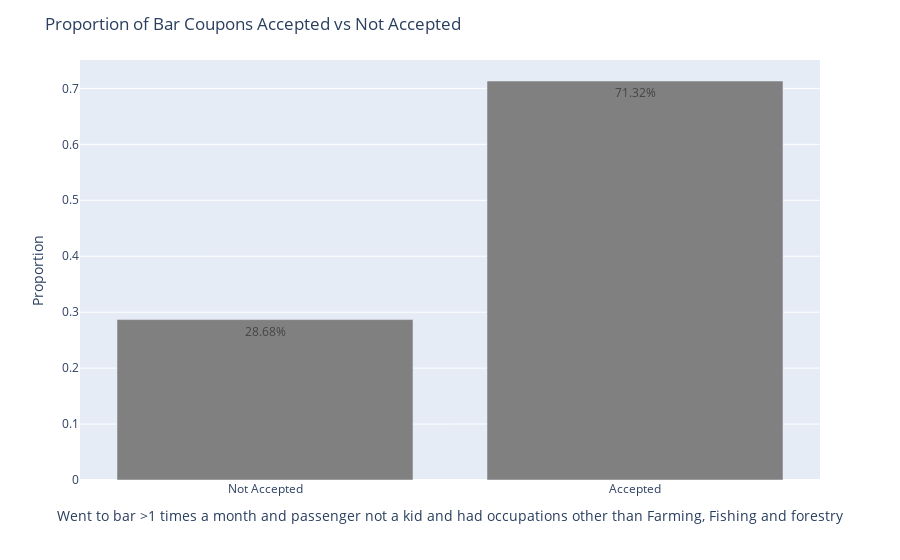

Source (notebook cell):
### Markdown cell above
5. Use the same process to compare the acceptance rate between drivers who go to bars more than once a month and had passengers that were not a kid and had occupations other than farming, fishing, or forestry.

### Code cell
# look at acceptance for drivers wo go to bars > 1 time a month with passengers not a kid and with occupation other than farming, fishery and forestry
BarCoupon_acceptance_gt_1_3FNK = bar_coupons_df[(bar_coupons_df['Bar'] > 1.0) & (bar_coupons_df['passanger'] != 'Kid(s)') & (~bar_coupons_df['occupation'].isin(['Farming Fishing & Forestry']))]['Y'].mean()
print(f"Acceptance rate for drivers who go to bars more than once a month and had passengers that were not a kid and had occupations other than farming, fishing, or forestry : {BarCoupon_acceptance_gt_1_3FNK:.2f}")

# for plotting -> get the count
BarCoupon_acceptance_count_gt_1_3FNK5 = bar_coupons_df[(bar_coupons_df['Bar'] > 1.0) & (bar_coupons_df['passanger'] != 'Kid(s)') & (~bar_coupons_df['occupation'].isin(['Farming Fishing & Forestry']))]['Y'].value_counts(normalize=True)

# Create a bar plot > 3 times 
fig = px.bar(x=BarCoupon_acceptance_count_gt_1_3FNK5.index, y=BarCoupon_acceptance_count_gt_1_3FNK5.values, text=BarCoupon_acceptance_count_gt_1_3FNK5.values, color_discrete_sequence=['grey'])
fig.update_traces(texttemplate='%{text:.2%}', textposition='inside')
fig.update_layout(
    xaxis=dict(
        title='Went to bar >1 times a month and passenger not a kid and had occupations other than Farming, Fishing and forestry ',
        tickmode='array',
        tickvals=[0, 1],
        ticktext=['Not Accepted', 'Accepted']
    ),
    yaxis=dict(
        title='Proportion'
    ),
    title='Proportion of Bar Coupons Accepted vs Not Accepted',
)
fig.show()

### Figure 1 — Plotly figure (JSON) as saved in the notebook; plotly's stock layout.template omitted (floating-point values rounded to 4 significant figures)
{"data": [{"alignmentgroup": "True", "hovertemplate": "x=%{x}<br>y=%{y}<br>text=%{text}<extra></extra>", "legendgroup": "", "marker": {"color": "grey", "pattern": {"shape": ""}}, "name": "", "offsetgroup": "", "orientation": "v", "showlegend": false, "text": [0.7132, 0.2868], "textposition": "inside", "texttemplate": "%{text:.2%}", "type": "bar", "x": [1, 0], "xaxis": "x", "y": [0.7132, 0.2868], "yaxis": "y"}], "layout": {"autosize": true, "barmode": "relative", "legend": {"tracegroupgap": 0}, "margin": {"t": 60}, "title": {"text": "Proportion of Bar Coupons Accepted vs Not Accepted"}, "xaxis": {"anchor": "y", "autorange": true, "domain": [0, 1], "range": [-0.5, 1.5], "tickmode": "array", "ticktext": ["Not Accepted", "Accepted"], "tickvals": [0, 1], "title": {"text": "Went to bar >1 times a month and passenger not a kid and had occupations other than Farming, Fishing and forestry "}, "type": "linear"}, "yaxis": {"anchor": "x", "autorange": true, "domain": [0, 1], "range": [0, 0.7508], "title": {"text": "Proportion"}, "type": "linear"}}}
